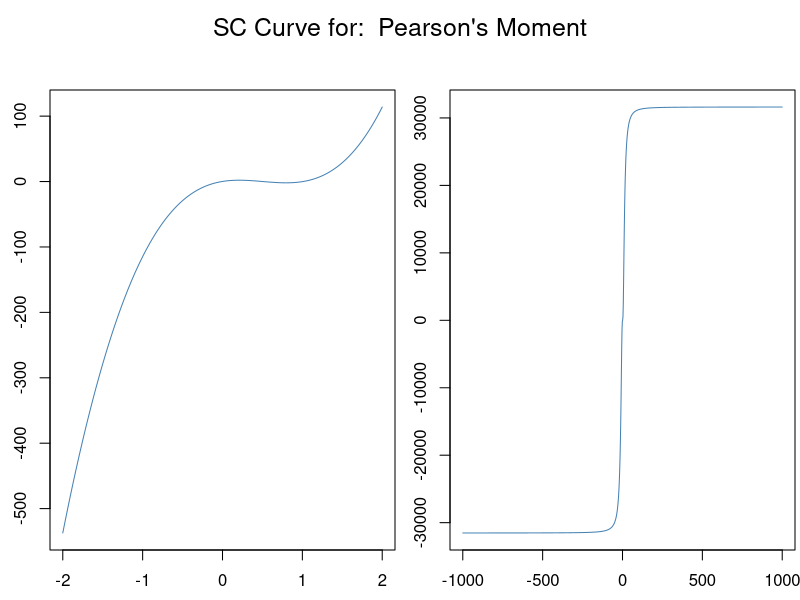

Reproduce this figure in R.
plot.sc <- function(y.pop, attr, name="Attribute") {
  N <- length(y.pop) + 1
  sc <- function(y, attr) { Map(function(y) { N * (attr(c(y, y.pop)) - attr(y.pop)) },y ) }
  
  y1 <- seq(-2, 2, length.out=1000)
  y2 <- seq(-1000, 1000, length.out=1000)
  
  par(mfrow=c(1, 2), oma=c(0, 0, 2, 0), mar=2.5*c(1, 1, 1, 0.1))
  plot(y1, sc(y1, attr), type="l", col="steelblue",
       xlab="y", ylab="SC(y)",main="")
  plot(y2, sc(y2, attr), type="l", col="steelblue",
       xlab="y", ylab="SC(y)",main="")
  mtext(paste("SC Curve for: ", name), outer=TRUE, cex=1.5)
}

p.second <- function(y.pop) {
  ybar <- mean(y.pop)
  ymed <- median(y.pop)
  ysd <- sd(y.pop)
  return(3 * (ybar-ymed) / ysd)
}

cv <- function(y.pop) { sd(y.pop) / mean(y.pop) }

midhinge <- function(y.pop) {
  mean(quantile(y.pop, c(0.25, 0.75)))
}

p.moment <- function(y.pop) {
  mean((y.pop - mean(y.pop))**3)/sd(y.pop)**3
}

N = 1000
set.seed(341)
ys = runif(N)
# plot.sc(ys, sd, name="Standard Deviation")
# plot.sc(ys, IQR, name="Inter-Quartile Range")
# plot.sc(ys, p.second, name="Median Skewness")
# plot.sc(ys, cv, name="Coefficient of Variation")
# plot.sc(ys, midhinge, name="Midhinge")
plot.sc(ys, p.moment, name="Pearson's Moment")
